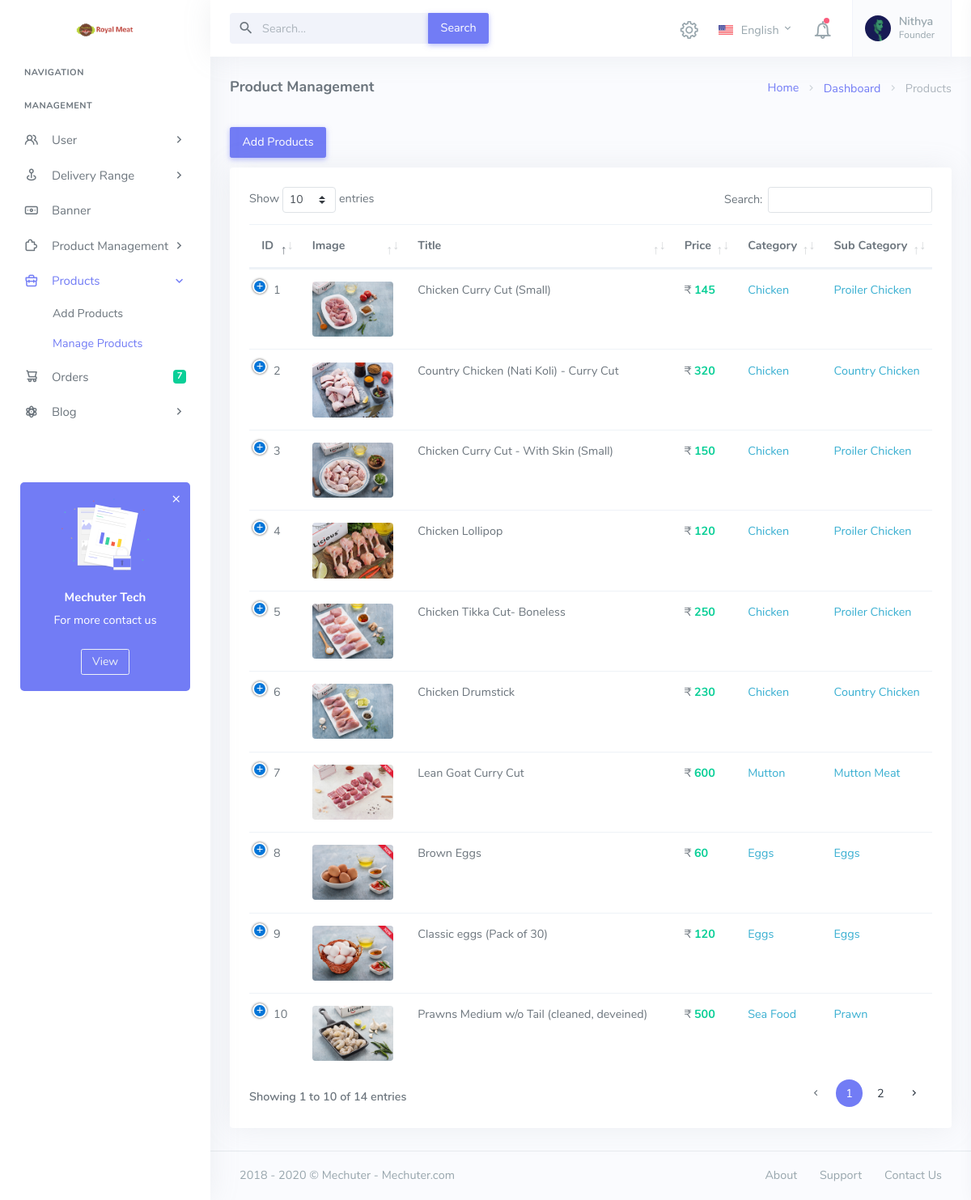
Screenshot of /Site/API/admin/manage-product.php (signed in) with the database file from the repository.
### tables this page shows
CREATE TABLE IF NOT EXISTS `products` (
  `p_id` int(11) NOT NULL AUTO_INCREMENT,
  `title` varchar(2000) NOT NULL,
  `detail` varchar(2000) NOT NULL,
  `category_id` varchar(200) NOT NULL,
  `sub_cat` varchar(2000) NOT NULL,
  `tag` varchar(200) DEFAULT NULL,
  `image` varchar(2000) NOT NULL,
  `mrp` varchar(200) DEFAULT NULL,
  `offer` varchar(200) DEFAULT NULL,
  `material` varchar(200) DEFAULT NULL,
  `washable` varchar(200) DEFAULT NULL,
  `activity` varchar(200) DEFAULT NULL,
  `battery` varchar(200) DEFAULT NULL,
  `batterycount` varchar(200) DEFAULT NULL,
  `content` varchar(200) DEFAULT NULL,
  `brand` varchar(200) DEFAULT NULL,
  `warrenty` varchar(200) DEFAULT NULL,
  `age` varchar(200) DEFAULT NULL,
  `height` varchar(200) DEFAULT NULL,
  `length` varchar(200) DEFAULT NULL,
  `width` varchar(200) DEFAULT NULL,
  `weight` varchar(200) DEFAULT NULL,
  `p_active` int(11) NOT NULL DEFAULT 1,
  `p_available` int(11) NOT NULL DEFAULT 1,
  `p_views` int(11) NOT NULL DEFAULT 0,
  `p_likes` int(11) NOT NULL DEFAULT 0,
  `p_created_on` datetime NOT NULL DEFAULT current_timestamp() ON UPDATE current_timestamp(),
  PRIMARY KEY (`p_id`)
);

CREATE TABLE IF NOT EXISTS `subcategory` (
  `sub_id` int(11) NOT NULL AUTO_INCREMENT,
  `cat` varchar(2000) NOT NULL,
  `sub_name` varchar(2000) NOT NULL,
  `sub_detail` varchar(2000) NOT NULL,
  `sub_active` int(11) NOT NULL DEFAULT 1,
  `sub_created_on` datetime NOT NULL DEFAULT current_timestamp() ON UPDATE current_timestamp(),
  PRIMARY KEY (`sub_id`)
);

### Site/API/admin/manage-product.php (the view, shortened to what this page needs)
<?php
	include('includes/config.php');
	if(strlen($_SESSION['login'])==0)
	{
		header('location:index.php');
	}
	else{
	?>
	<!DOCTYPE html>
	<html lang="en">
		<head>
			<?php include 'includes/head.php';?>
			<link href="assets/css/vendor/dataTables.bootstrap4.css" rel="stylesheet" type="text/css" />
			<link href="assets/css/vendor/responsive.bootstrap4.css" rel="stylesheet" type="text/css" />
		</head>
		<body class="loading" data-layout-config='{"leftSideBarTheme":"light","layoutBoxed":false, "leftSidebarCondensed":false, "leftSidebarScrollable":false,"darkMode":false, "showRightSidebarOnStart": false}'>
			<div class="wrapper">
				<?php include 'includes/left-navigation.php';?>
				<div class="content-page">
					<div class="content">
						<?php include 'includes/top-menu.php';?>
						<div class="container-fluid">
							<div class="row">
								<div class="col-12">
									<div class="page-title-box">
										<div class="page-title-right">
											<ol class="breadcrumb m-0">
												<li class="breadcrumb-item"><a href="javascript: void(0);">Home</a></li>
												<li class="breadcrumb-item"><a href="javascript: void(0);">Dashboard</a></li>
												<li class="breadcrumb-item active">Products</li>
											</ol>
										</div>
										<h4 class="page-title">Product Management</h4>
									</div>
								</div>
							</div>
							<div class="row">
								<a href="add-product.php" class="btn btn-primary m-2" >Add Products</a>
								<div class="col-lg-12">
									<div class="card">
										<div class="card-body">
											<table id="basic-datatable" class="table dt-responsive nowrap w-100">
												<thead>
													<tr>
														<th>ID</th>
														<th>Image</th>
														<th>Title</th>
														<th>Price</th>
														<th>Category</th>
														<th>Sub Category</th>
													</tr>
												</thead>
												<tbody>
													<?php
														$query = mysqli_query($con, "Select products.*,subcategory.* FROM products
														JOIN subcategory ON subcategory.sub_id=products.sub_cat");
														$rowcount = mysqli_num_rows($query);
														if ($rowcount == 0) {
														?>
														<tr>
															<td colspan="7" align="center">
																<h3 style="color:black">No record found</h3>
															</td>
															<tr>
																<?php
																	} else {
																	while ($row = mysqli_fetch_array($query)) {
																	?>
																	<tr>
																		<td><?php echo htmlentities($row['p_id']); ?></td>
																		<td>
																			<?php if($row['image']!="") {?>
																				<img src="../mec/<?php echo htmlentities($row['image']); ?>"  width="100"  class="rounded">
																				<?php } else{?>
																				<img src="assets/images/banner.jpg"  width="60"  class="rounded">
																			<?php } ?>
																		</td>
																		<td><?php echo htmlentities($row['title']); ?></td>
																		<td>₹ <strong class="text-success"><?php echo htmlentities($row['mrp']); ?></strong></td>
																		<td><a class="text-info"><?php echo htmlentities($row['category_id']); ?></a></td>
																		<td><a class="text-info"><?php echo htmlentities($row['sub_name']); ?></a></td>
																	</tr>
																<?php } } ?>
														</tbody>
													</table>
												</div>
											</div>
										</div>
									</div>
								</div>
								<?php include 'includes/footer.php';?>
							</div>
						</div>
					</body>
				</html>
			<?php } ?>

### rows the page displays
products: p_id "1", image (picture), title "Chicken Curry Cut (Small)", mrp "145", category "Chicken", subcategory.sub_name "Proiler Chicken"
products: p_id "2", image (picture), title "Country Chicken (Nati Koli) - Curry Cut", mrp "320", category "Chicken", subcategory.sub_name "Country Chicken"
products: p_id "3", image (picture), title "Chicken Curry Cut - With Skin (Small)", mrp "150", category "Chicken", subcategory.sub_name "Proiler Chicken"
products: p_id "4", image (picture), title "Chicken Lollipop", mrp "120", category "Chicken", subcategory.sub_name "Proiler Chicken"
products: p_id "5", image (picture), title "Chicken Tikka Cut- Boneless", mrp "250", category "Chicken", subcategory.sub_name "Proiler Chicken"
products: p_id "6", image (picture), title "Chicken Drumstick", mrp "230", category "Chicken", subcategory.sub_name "Country Chicken"
products: p_id "7", image (picture), title "Lean Goat Curry Cut", mrp "600", category "Mutton", subcategory.sub_name "Mutton Meat"
products: p_id "8", image (picture), title "Brown Eggs", mrp "60", category "Eggs", subcategory.sub_name "Eggs"
products: p_id "9", image (picture), title "Classic eggs (Pack of 30)", mrp "120", category "Eggs", subcategory.sub_name "Eggs"
products: p_id "10", image (picture), title "Prawns Medium w/o Tail (cleaned, deveined)", mrp "500", category "Sea Food", subcategory.sub_name "Prawn"

### other values shown
$countorder "7"
$name "Nithya"
